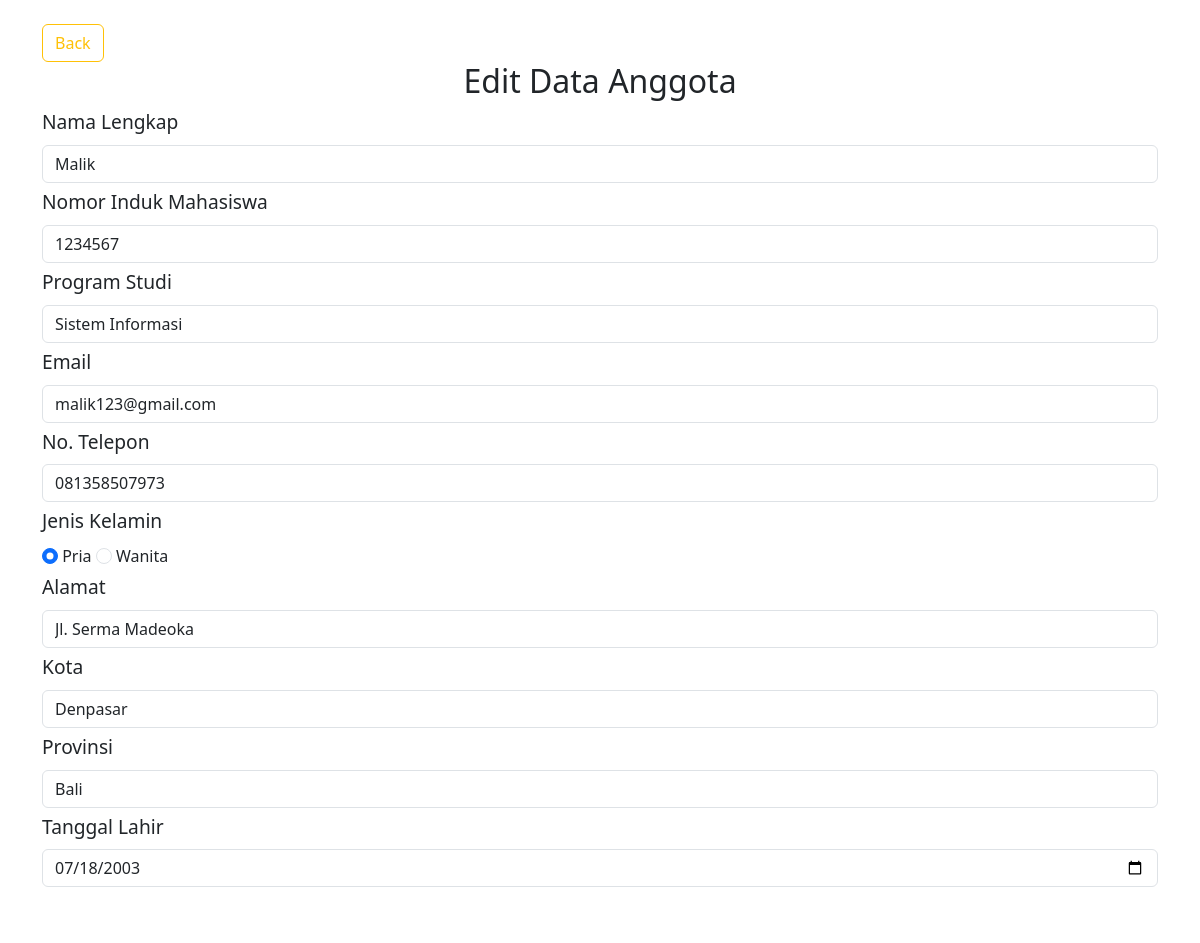
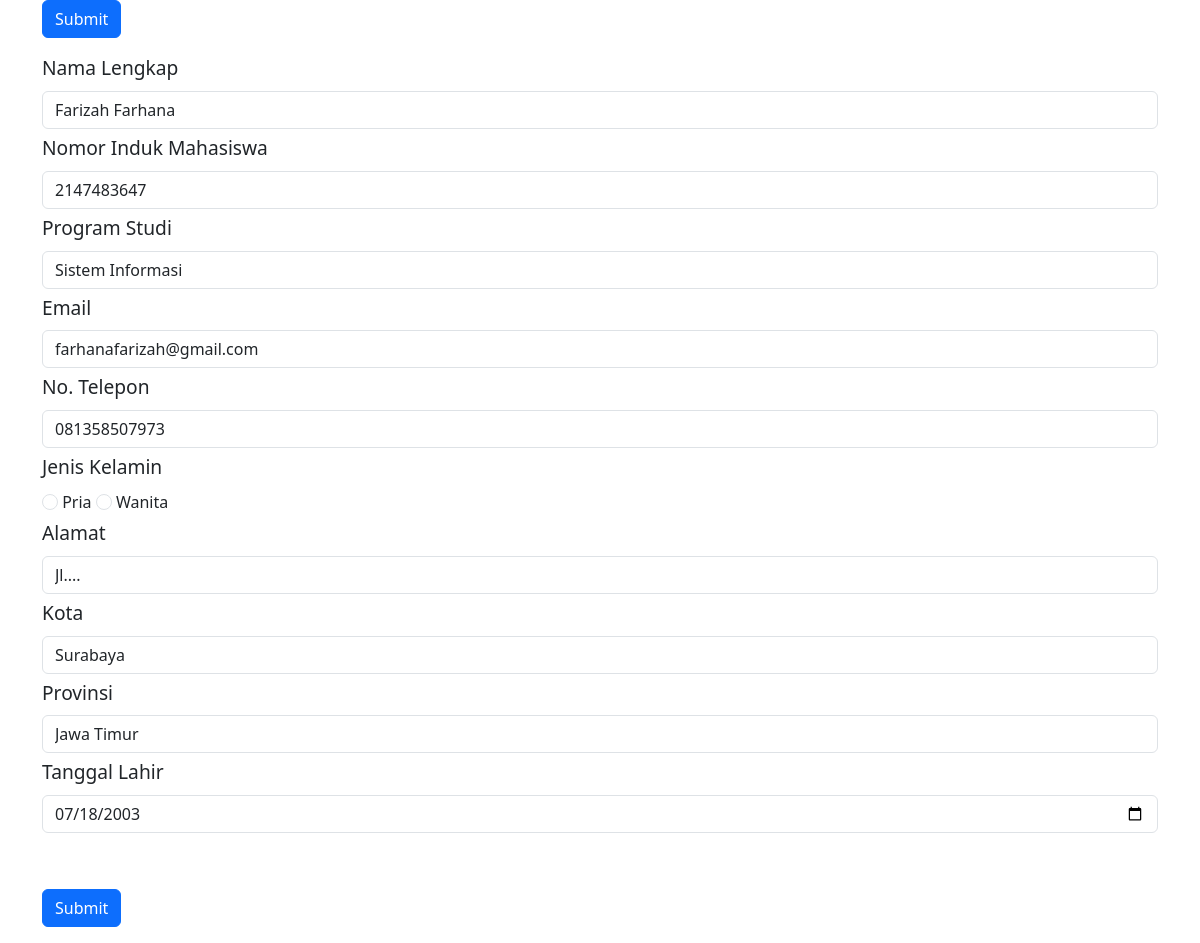
Page /edit.php on the committed database (2 pictures, top to bottom).
### tables this page shows
CREATE TABLE `customer` (
  `no` int(11) NOT NULL,
  `nama` varchar(50) NOT NULL,
  `npm` int(11) NOT NULL,
  `prodi` varchar(50) NOT NULL,
  `email` varchar(50) NOT NULL,
  `phone` text NOT NULL,
  `gender` varchar(20) NOT NULL,
  `address` varchar(30) NOT NULL,
  `city` varchar(30) NOT NULL,
  `province` varchar(50) NOT NULL,
  `ttl` date NOT NULL
);

### edit.php (the view, shortened to what this page needs)
<?php
	include "koneksi.php";
	$no = $_GET['no'];
	$query = mysqli_query($conn, "SELECT * FROM customer WHERE no = '$no' ");
?>
<html>
	<head>
		<link rel="stylesheet" href="assets/fas/css/all.css">
		<link rel="stylesheet" href="assets/css/style.css">
		<link rel="stylesheet" href="assets/bootstrap/css/bootstrap.min.css">
	</head>
	<body>
		<div class="container">
			<br><a href="index.php"><button type="button" class="btn btn-outline-warning">Back</button></a><br>
			<h2 align="center">Edit Data Anggota</h2>
			<?php
				while ($data = mysqli_fetch_array($query)) { ;
			?>
				<form action="update.php" method="post">
					<div class="form-group">
						<label class="form-label">Nama Lengkap</label>
						<input type="text" class="form-control" name="nama" value="<?php echo $data['nama'] ?>">
					</div>
					<div class="form-group">
						<label class="form-label">Nomor Induk Mahasiswa</label>
						<input type="text" class="form-control" name="npm" value="<?php echo $data['npm'] ?>">
					</div>
					<div class="form-group">
						<label class="form-label">Program Studi</label>
						<input type="text" class="form-control" name="prodi" value="<?php echo $data['prodi'] ?>">
					</div>
					<div class="form-group">
						<label class="form-label">Email</label>
						<input type="text" class="form-control" name="email" value="<?php echo $data['email'] ?>">
					</div>
					<div class="form-group">
						<label class="form-label">No. Telepon</label>
						<input type="text" class="form-control" name="phone" value="<?php echo $data['phone'] ?>">
					</div>
					<div class="form-group">
						<label class="form-label">Jenis Kelamin</label>
						<br>
						<input type="radio" class="form-check-input" name="gender" value="Pria" <?php if($data['gender']=='Pria') echo 'checked'?>>  Pria</input>
						<input type="radio" class="form-check-input" name="gender" value="Wanita" <?php if($data['gender']=='Wanita') echo 'checked'?>> Wanita</input>
					</div>
					<div class="form-group">
						<label class="form-label">Alamat</label>
						<input type="text" class="form-control" name="address" value="<?php echo $data['address'] ?>">
					</div>
					<div class="form-group">
						<label class="form-label">Kota</label>
						<input type="text" class="form-control" name="city" value="<?php echo $data['city'] ?>">
					</div>
					<div class="form-group">
						<label class="form-label">Provinsi</label>
						<input type="text" class="form-control" name="province" value="<?php echo $data['province'] ?>">
					</div>
					<div class="form-group">
						<label class="form-label">Tanggal Lahir</label>
						<input type="date" class="form-control" name="ttl" value="<?php echo $data['ttl'] ?>">
					</div>
					<div class="row">
							<a href="form_proses.php"><input type="submit" class="btn btn-primary"></a>
					</div>
				</form>
			<?php } ?>
		</div>
	</body>
</html>

### assets/css/style.css (style rules this page uses)
label.form-label { font-size: larger; }
.form-group { margin-bottom: 5px; }
.row { margin-top: 5% !important; }

### rows in the picture
customer: nama "Malik", npm "1234567", prodi "Sistem Informasi", email "malik123@gmail.com", phone "081358507973", gender "☑", address "Jl. Serma Madeoka", city "Denpasar", province "Bali", ttl "07/18/2003"
customer: nama "Farizah Farhana", npm "2147483647", prodi "Sistem Informasi", email "farhanafarizah@gmail.com", phone "081358507973", address "Jl....", city "Surabaya", province "Jawa Timur", ttl "07/18/2003"
